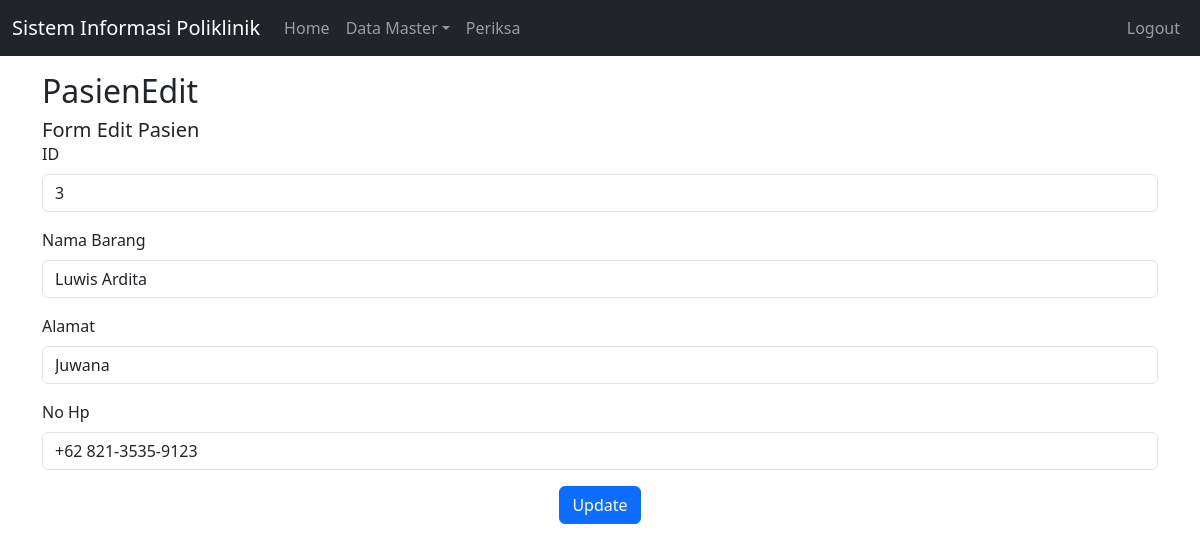
The page /index.php?page=pasienEdit&id=3 (signed in) on the database its author committed.
### tables this page shows
CREATE TABLE `pasien` (
  `id` int(11) NOT NULL,
  `nama` varchar(255) NOT NULL,
  `alamat` varchar(255) NOT NULL,
  `no_hp` varchar(50) NOT NULL
);

### pasienEdit.php (the view)
<?php
    include 'koneksi.php';
    $id=$_GET['id'];
    $sql="select * from pasien where id='$id'";
    $hasil=$conn->query($sql);
    while($row=$hasil->fetch_assoc()){
        $nama=$row['nama'];
        $alamat=$row['alamat'];
        $noHp=$row['no_hp'];
    }
?>
<h5 class="card-title">Form Edit Pasien</h5>
<form action="pasienUpdate.php" class="row g-3" method="post" enctype="multipart/form-data">
    <div class="col-12">
        <label for="id" class="form-label">ID</label>
        <input type="text" class="form-control" id="id" name="id" value="<?=$id;?>" readonly>
    </div>
    <div class="col-12">
        <label for="tnama" class="form-label">Nama Barang</label>
        <input type="text" class="form-control" id="tnama" name="newNama" value="<?=$nama;?>">
    </div>
    <div class="col-12">
        <label for="talamat" class="form-label">Alamat</label>
        <input type="text" class="form-control" id="talamat" name="newAlamat" value="<?=$alamat;?>">
    </div>
    <div class="col-12">
        <label for="tHp" class="form-label">No Hp</label>
        <input type="text" class="form-control" id="tHp" name="newHp" value="<?=$noHp;?>">
    </div>
    <div class="text-center">
        <button type="submit" class="btn btn-primary" value="Update">Update</button>
    </div>
</form>

### rows shown on the page
pasien: newNama "Luwis Ardita", newAlamat "Juwana", newHp "+62 821-3535-9123"

### other values the page prints
$_GET['page'] "PasienEdit"
